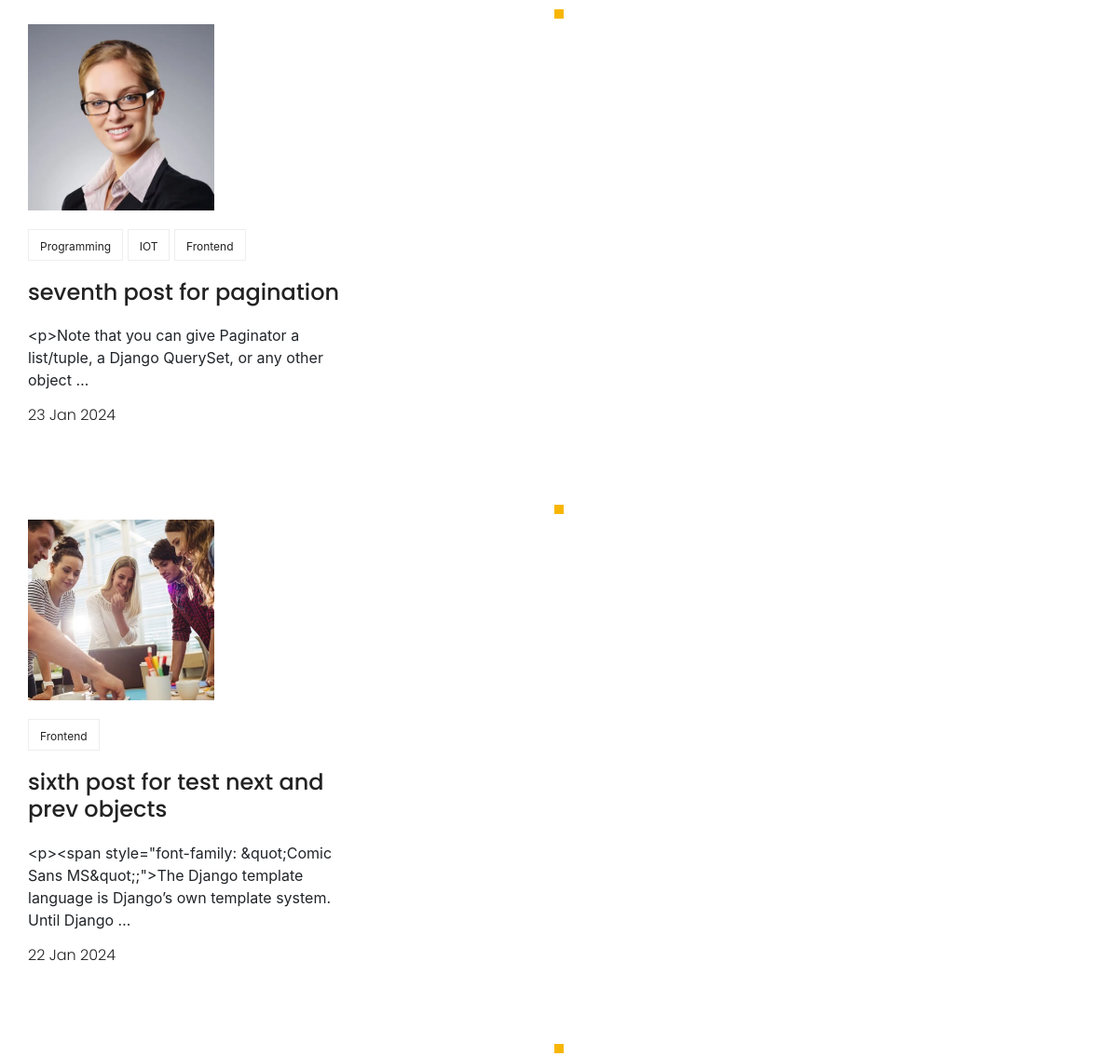
Before: / (middle part) with the older database file.
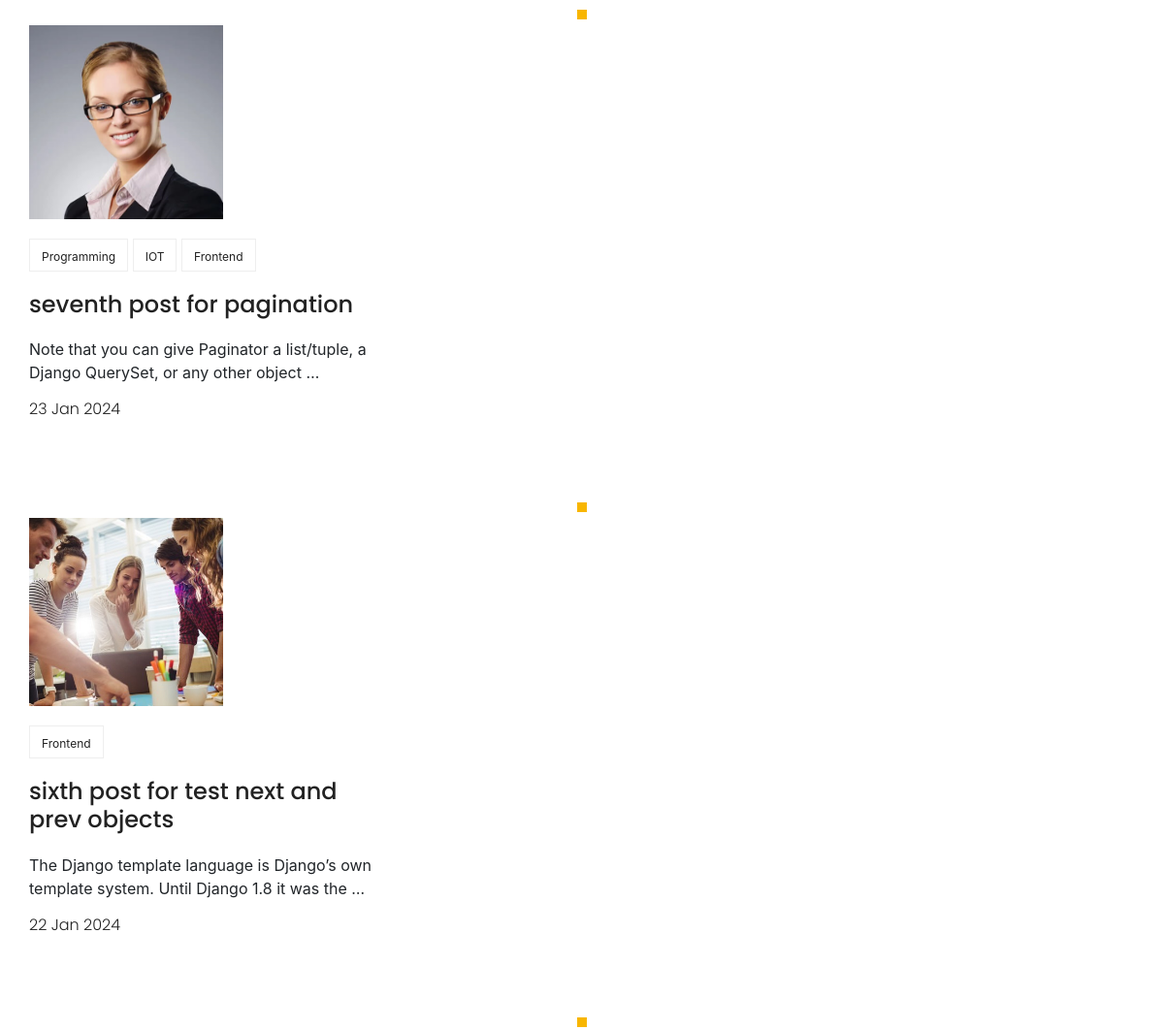
After: the same page with the newer database file.
### blog_app/models.py (models this page shows, shortened)
class Post(models.Model):
    image = models.ImageField(upload_to='app_image/', default='default.png')
    author = models.ForeignKey(User, on_delete=models.SET_NULL, null=True)
    title = models.CharField(max_length=100)
    content = models.TextField()
    tags = TaggableManager()
    counted_views = models.PositiveIntegerField(default=0)
    status = models.BooleanField(default=False)
    login_needed = models.BooleanField(default=False)
    published_date = models.DateTimeField(null=True)
    created_date = models.DateTimeField(auto_now_add=True)
    updated_date = models.DateTimeField(auto_now=True)
    category_list = models.ManyToManyField(Category)
    class Meta:
        ordering = ['-created_date']
        verbose_name = 'پست'
        verbose_name_plural = 'پست ها'

### webapp/views.py (the view)
# urls.py: path('', index_view, name='index'),
def index_view(request):
    return render(request, 'index.html')

### blog_app/templatetags/blog_tags.py (called while the page is built)
@register.inclusion_tag('latest-post.html')
def latest_posts():
    post_obj = Post.objects.filter(published_date__lt=timezone.now(), status=1).order_by('-published_date')[:6]
    return {'post_obj': post_obj}

### templates/index.html (shortened to what this page needs)
{% extends 'base.html' %}
{% block content %}
{% load blog_tags %}
{% load static %}
	{% latest_posts %}
{% endblock %}

### templates/latest-post.html (shortened to what this page needs)
{% load blog_tags %}
<section class="recent-blog-area section-gap">
				<div class="container">
					{% for obj in post_obj %}
					<div class="row">
						<div class="active-recent-blog-carusel">
							<div class="single-recent-blog-post item">
								<div class="thumb">
									<img class="img-fluid" src="{{obj.image.url}}" alt="">
								</div>
								<div class="details">
									<div class="tags">
										<ul>
											{% for cat in obj.category_list.all %}
											<li>
												<a href="{% url 'blog_show:category_blog' cat_name=cat.name %}">{{cat.name}}</a>
											</li>
											{% endfor%}
										</ul>
									</div>
									<a href="{% url 'blog_show:single_blog' pid=obj.id %}"><h4 class="title">{{obj.title}}</h4></a>
									<p>
										{{obj.content|truncatewords:15}}
									</p>
									<h6 class="date">{{obj.published_date|date:"d M Y"}}</h6>
								</div>
							</div>
						</div>
					</div>
					{% endfor %}
				</div>
			</section>

Changed rows visible on the page:
changed Post "seventh post for pagination": content "<p>Note that you can give Paginator a list/tuple, a Django QuerySet, or any other object …" → "Note that you can give Paginator a list/tuple, a Django QuerySet, or any other object …"
changed Post "sixth post for test next and prev objects": content "<p><span style=\"font-family: &quot;Comic Sans MS&quot;;\">The Django template language is Django’s own template system. Until Django …" → "The Django template language is Django’s own template system. Until Django 1.8 it was the …"
